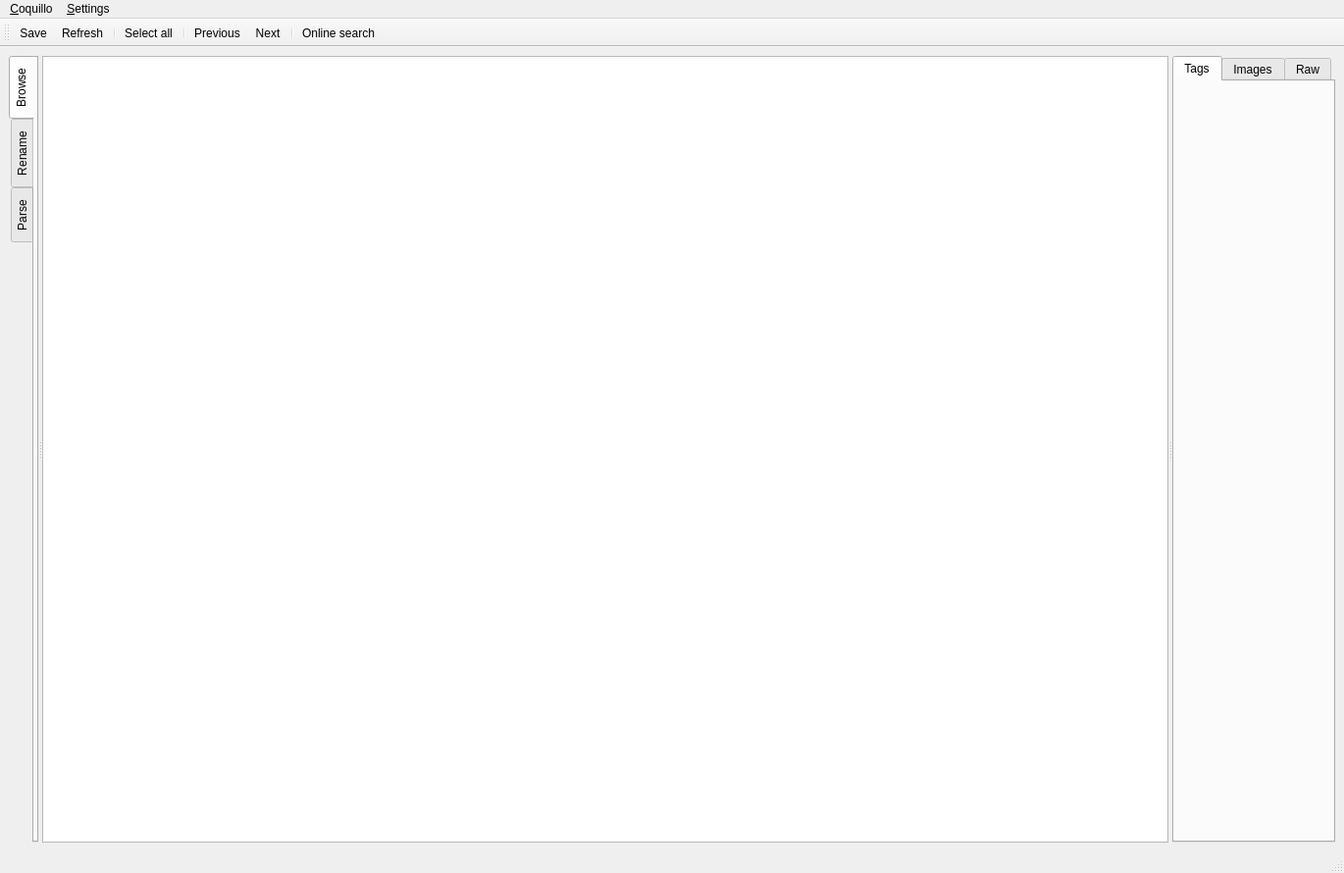
<?xml version="1.0" encoding="UTF-8"?>
<ui version="4.0">
 <class>MainWindow</class>
 <widget class="QMainWindow" name="MainWindow">
  <property name="geometry">
   <rect>
    <x>0</x>
    <y>0</y>
    <width>1370</width>
    <height>890</height>
   </rect>
  </property>
  <property name="baseSize">
   <size>
    <width>1370</width>
    <height>890</height>
   </size>
  </property>
  <property name="windowTitle">
   <string>Coquillo</string>
  </property>
  <widget class="QWidget" name="centralwidget">
   <layout class="QHBoxLayout" name="horizontalLayout">
    <item>
     <widget class="QSplitter" name="splitter">
      <property name="orientation">
       <enum>Qt::Orientation::Horizontal</enum>
      </property>
      <widget class="QTabWidget" name="leftSidebar">
       <property name="sizePolicy">
        <sizepolicy hsizetype="Preferred" vsizetype="Expanding">
         <horstretch>0</horstretch>
         <verstretch>0</verstretch>
        </sizepolicy>
       </property>
       <property name="baseSize">
        <size>
         <width>280</width>
         <height>0</height>
        </size>
       </property>
       <property name="tabPosition">
        <enum>QTabWidget::TabPosition::West</enum>
       </property>
       <property name="currentIndex">
        <number>0</number>
       </property>
       <widget class="Coquillo::FileBrowser" name="browser">
        <attribute name="title">
         <string>Browse</string>
        </attribute>
       </widget>
       <widget class="Coquillo::PatternRename" name="renamer">
        <attribute name="title">
         <string>Rename</string>
        </attribute>
       </widget>
       <widget class="Coquillo::PatternParse" name="parser">
        <attribute name="title">
         <string>Parse</string>
        </attribute>
       </widget>
      </widget>
      <widget class="QTableView" name="mediaView">
       <property name="sizePolicy">
        <sizepolicy hsizetype="Expanding" vsizetype="Expanding">
         <horstretch>1</horstretch>
         <verstretch>0</verstretch>
        </sizepolicy>
       </property>
       <property name="baseSize">
        <size>
         <width>720</width>
         <height>0</height>
        </size>
       </property>
      </widget>
      <widget class="QTabWidget" name="rightSidebar">
       <property name="sizePolicy">
        <sizepolicy hsizetype="Preferred" vsizetype="Expanding">
         <horstretch>0</horstretch>
         <verstretch>0</verstretch>
        </sizepolicy>
       </property>
       <property name="baseSize">
        <size>
         <width>280</width>
         <height>0</height>
        </size>
       </property>
       <property name="currentIndex">
        <number>0</number>
       </property>
       <widget class="Coquillo::MediaTags" name="tab_3">
        <attribute name="title">
         <string>Tags</string>
        </attribute>
       </widget>
       <widget class="Coquillo::MediaImages" name="tab_4">
        <attribute name="title">
         <string>Images</string>
        </attribute>
       </widget>
       <widget class="Coquillo::MediaMetadata" name="tab_6">
        <attribute name="title">
         <string>Raw</string>
        </attribute>
       </widget>
      </widget>
     </widget>
    </item>
   </layout>
  </widget>
  <widget class="QMenuBar" name="menubar">
   <property name="geometry">
    <rect>
     <x>0</x>
     <y>0</y>
     <width>1370</width>
     <height>26</height>
    </rect>
   </property>
   <widget class="QMenu" name="menu_Coquillo">
    <property name="title">
     <string>&amp;Coquillo</string>
    </property>
   </widget>
   <widget class="QMenu" name="menu_Settings">
    <property name="title">
     <string>&amp;Settings</string>
    </property>
   </widget>
   <addaction name="menu_Coquillo"/>
   <addaction name="menu_Settings"/>
  </widget>
  <widget class="QStatusBar" name="statusbar"/>
  <widget class="QToolBar" name="toolBar">
   <property name="windowTitle">
    <string>Main Toolbar</string>
   </property>
   <attribute name="toolBarArea">
    <enum>TopToolBarArea</enum>
   </attribute>
   <attribute name="toolBarBreak">
    <bool>false</bool>
   </attribute>
   <addaction name="actionSave"/>
   <addaction name="actionRefresh"/>
   <addaction name="separator"/>
   <addaction name="actionSelectAll"/>
   <addaction name="separator"/>
   <addaction name="actionPrevious"/>
   <addaction name="actionNext"/>
   <addaction name="separator"/>
   <addaction name="actionOnlineSearch"/>
  </widget>
  <action name="actionSave">
   <property name="icon">
    <iconset theme="QIcon::ThemeIcon::DocumentSave"/>
   </property>
   <property name="text">
    <string>&amp;Save</string>
   </property>
   <property name="toolTip">
    <string>Save changes</string>
   </property>
   <property name="menuRole">
    <enum>QAction::MenuRole::NoRole</enum>
   </property>
  </action>
  <action name="actionRefresh">
   <property name="icon">
    <iconset theme="QIcon::ThemeIcon::ViewRefresh"/>
   </property>
   <property name="text">
    <string>&amp;Refresh</string>
   </property>
   <property name="toolTip">
    <string>Scan directories again</string>
   </property>
   <property name="menuRole">
    <enum>QAction::MenuRole::NoRole</enum>
   </property>
  </action>
  <action name="actionSelectAll">
   <property name="icon">
    <iconset theme="QIcon::ThemeIcon::EditSelectAll"/>
   </property>
   <property name="text">
    <string>Select &amp;all</string>
   </property>
   <property name="toolTip">
    <string>Select all files</string>
   </property>
   <property name="menuRole">
    <enum>QAction::MenuRole::NoRole</enum>
   </property>
  </action>
  <action name="actionNext">
   <property name="icon">
    <iconset theme="QIcon::ThemeIcon::GoNext"/>
   </property>
   <property name="text">
    <string>Next</string>
   </property>
   <property name="toolTip">
    <string>Select next</string>
   </property>
   <property name="shortcut">
    <string>PgDown</string>
   </property>
   <property name="menuRole">
    <enum>QAction::MenuRole::NoRole</enum>
   </property>
  </action>
  <action name="actionPrevious">
   <property name="icon">
    <iconset theme="QIcon::ThemeIcon::GoPrevious"/>
   </property>
   <property name="text">
    <string>Previous</string>
   </property>
   <property name="shortcut">
    <string>PgUp</string>
   </property>
   <property name="menuRole">
    <enum>QAction::MenuRole::NoRole</enum>
   </property>
  </action>
  <action name="actionOnlineSearch">
   <property name="icon">
    <iconset theme="QIcon::ThemeIcon::SystemSearch"/>
   </property>
   <property name="text">
    <string>Online search</string>
   </property>
   <property name="toolTip">
    <string>Search albums online</string>
   </property>
   <property name="menuRole">
    <enum>QAction::MenuRole::NoRole</enum>
   </property>
  </action>
 </widget>
 <customwidgets>
  <customwidget>
   <class>Coquillo::FileBrowser</class>
   <extends>QWidget</extends>
   <header>filebrowser/filebrowser.h</header>
   <container>1</container>
  </customwidget>
  <customwidget>
   <class>Coquillo::MediaTags</class>
   <extends>QWidget</extends>
   <header>tagseditor/mediatags.h</header>
   <container>1</container>
  </customwidget>
  <customwidget>
   <class>Coquillo::PatternRename</class>
   <extends>QWidget</extends>
   <header>processor/patternrename.h</header>
   <container>1</container>
  </customwidget>
  <customwidget>
   <class>Coquillo::PatternParse</class>
   <extends>QWidget</extends>
   <header>processor/patternparse.h</header>
   <container>1</container>
  </customwidget>
  <customwidget>
   <class>Coquillo::MediaImages</class>
   <extends>QWidget</extends>
   <header>tagseditor/mediaimages.h</header>
   <container>1</container>
  </customwidget>
  <customwidget>
   <class>Coquillo::MediaMetadata</class>
   <extends>QWidget</extends>
   <header>tagseditor/mediametadata.h</header>
   <container>1</container>
  </customwidget>
 </customwidgets>
 <resources/>
 <connections/>
</ui>
